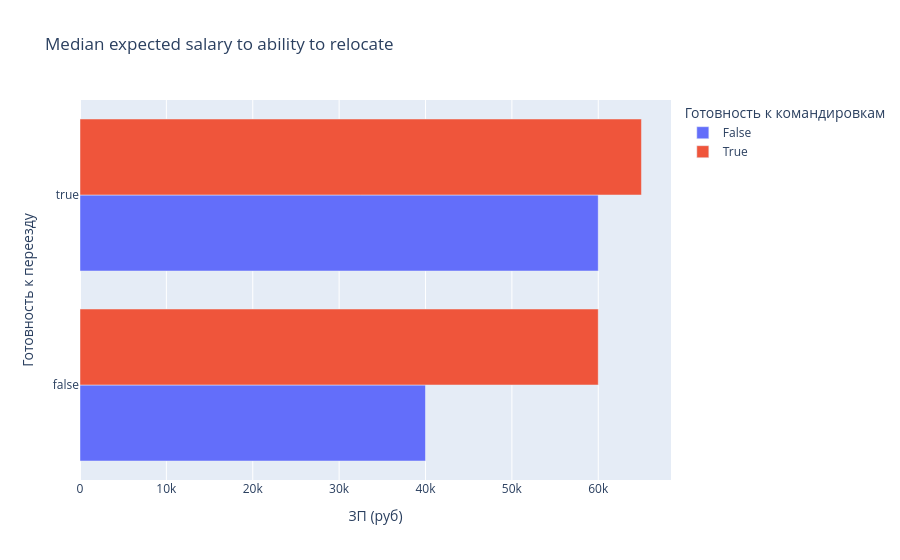

The cell this chart's notebook holds for it:
### Markdown cell above
This boxplot shows the impact of location on desired salary. As expected, salaries in Moscow are generally higher than in other cities. It's also important to note that there's little difference between salaries in cities with a population of over a million and in other Russian cities. Presumably, if someone isn't from Moscow or St. Petersburg, there won't be much of a difference in desired salary.

### Code cell
bar_dst = new_dst.groupby(
    ['Готовность к командировкам', 'Готовность к переезду'],
    as_index=False
)['ЗП (руб)'].median()
fig = px.bar(
    data_frame=bar_dst,
    y='Готовность к переезду',
    x='ЗП (руб)',
    barmode="group",
    color='Готовность к командировкам',
    title='Median expected salary to ability to relocate'
)
fig.write_html(r'C:\Users\alber\Desktop\EDA_CV_HH\graphs\move_trip_zp.html')
fig.show()

### Figure 1 — Plotly figure (JSON) as saved in the notebook; plotly's stock layout.template omitted (floating-point values rounded to 4 significant figures)
{"data": [{"alignmentgroup": "True", "hovertemplate": "Готовность к командировкам=False<br>ЗП (руб)=%{x}<br>Готовность к переезду=%{y}<extra></extra>", "legendgroup": "False", "marker": {"color": "#636efa", "pattern": {"shape": ""}}, "name": "False", "offsetgroup": "False", "orientation": "h", "showlegend": true, "textposition": "auto", "type": "bar", "x": [40000.0, 60000.0], "xaxis": "x", "y": [false, true], "yaxis": "y"}, {"alignmentgroup": "True", "hovertemplate": "Готовность к командировкам=True<br>ЗП (руб)=%{x}<br>Готовность к переезду=%{y}<extra></extra>", "legendgroup": "True", "marker": {"color": "#EF553B", "pattern": {"shape": ""}}, "name": "True", "offsetgroup": "True", "orientation": "h", "showlegend": true, "textposition": "auto", "type": "bar", "x": [60000.0, 65000.0], "xaxis": "x", "y": [false, true], "yaxis": "y"}], "layout": {"barmode": "group", "legend": {"title": {"text": "Готовность к командировкам"}, "tracegroupgap": 0}, "title": {"text": "Median expected salary to ability to relocate"}, "xaxis": {"anchor": "y", "domain": [0, 1], "title": {"text": "ЗП (руб)"}}, "yaxis": {"anchor": "x", "domain": [0, 1], "title": {"text": "Готовность к переезду"}}}}
